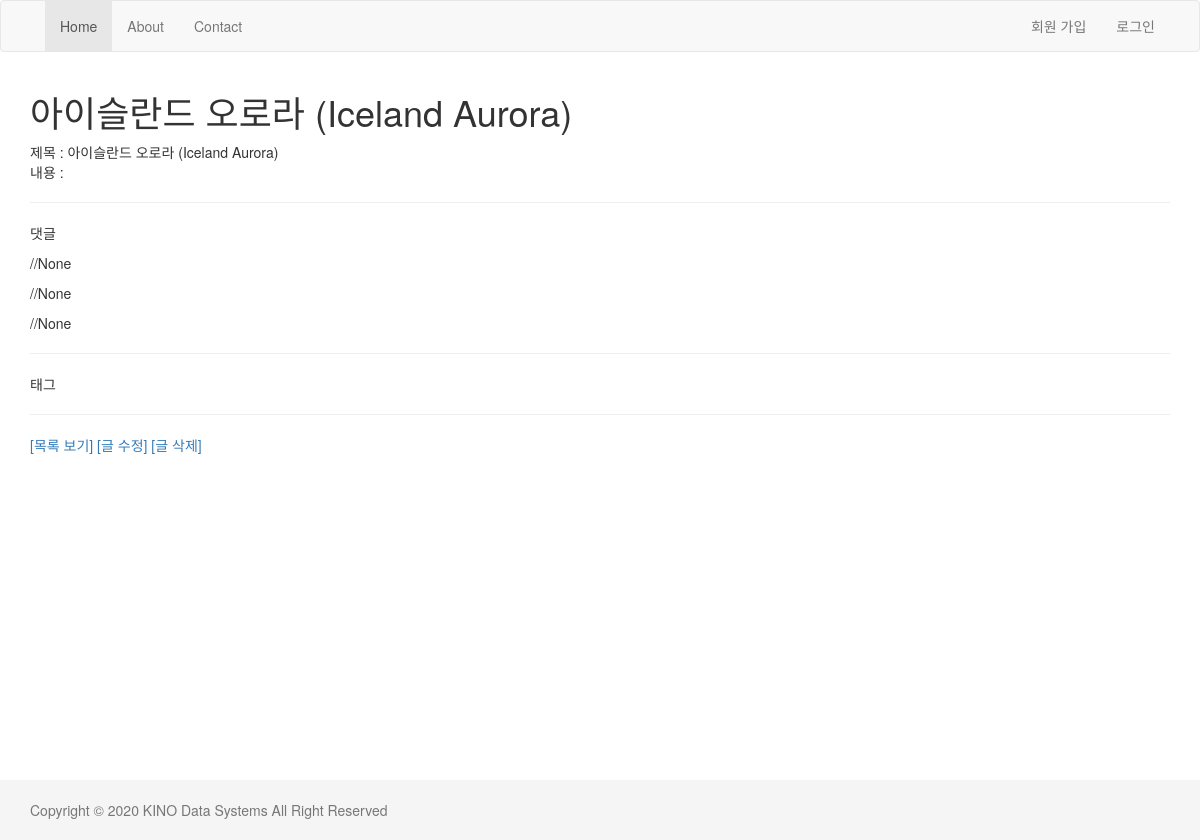
Page /blog/1/ on the committed database.
### blog/models.py (models this page shows, shortened)
class Post(models.Model):
    body = models.TextField()
    title = models.CharField(max_length=250)
    tag = models.ManyToManyField('Tag', blank=True)
    ip = models.GenericIPAddressField(null=True)

class Comment(models.Model):
    post = models.ForeignKey(Post, on_delete=models.CASCADE, related_name='comments')
    author = models.CharField(max_length=20)
    message = models.TextField()
    created = models.DateField(auto_now_add=True)
    updated = models.DateTimeField(auto_now=True)
    deleted = models.BooleanField(default=False)

### blog/views.py (the view)
# urls.py: path('<int:id>/', views.detail, name='detail'),
def detail(request, id):
    post = get_object_or_404(Post, id=id)
    comment_list = post.comments.all()
    tag_list = post.tag.all()
    return render(request, 'blog/detail.html', {'post':post, 'comment_all':comment_list, 'tag_list':tag_list})

### blog/templates/blog/detail.html (shortened to what this page needs)
{% extends "layout.html" %}
{% block content %}
    <h1>{{post.title}}</h1>
    제목 : {{post.title}} <br>
    내용 : {{post.body}} <br>
    <hr>
    <p>댓글</p>
    {% for comment in comment_all %}
        <p>{{comment.message}}/{{comment.author}}/{{comment.updated}} </p>
    {% empty %}
       댓글이 존재하지 않습니다.
    {% endfor %}
    <hr>
    <p>태그</p>
    <hr>
    <a href="{% url 'blog:list' %}">[목록 보기]</a>
    <a href="{% url 'blog:update' post.id %}">[글 수정]</a>
    <a href="{% url 'blog:delete' post.id %}">[글 삭제]</a>
{% endblock content %}

### templates/layout.html (style rules this page uses)
html { position: relative; min-height: 100% }
body { margin-bottom: 60px }

### rows in the picture
Post: title "아이슬란드 오로라 (Iceland Aurora)"
Comment: updated "None"
Comment: updated "None"
Comment: updated "None"
